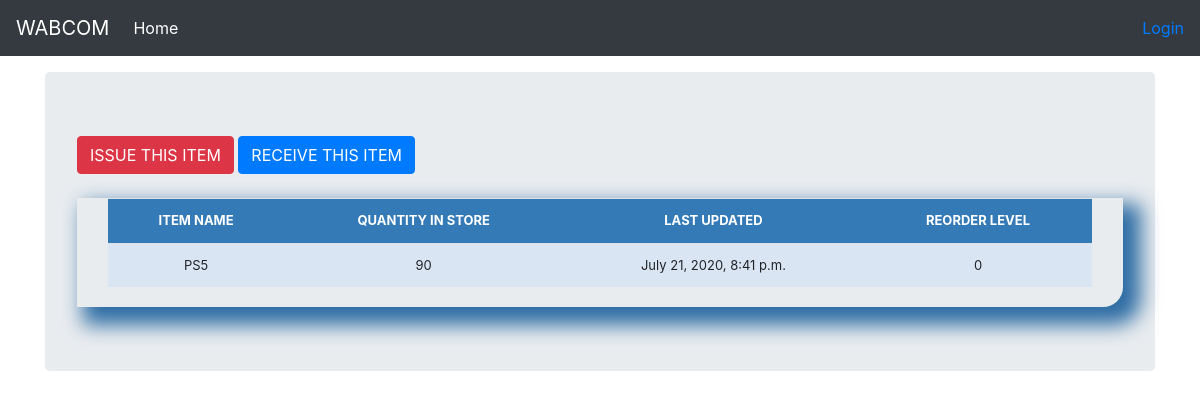
The page /stock_detail/8/ on the database its author committed.
### stockmgmgt/models.py (models this page shows, shortened)
class Stock(models.Model):
    category = models.CharField(max_length=50, blank=True, null=True)
    item_name = models.CharField(max_length=50, blank=True, null=True)
    quantity = models.IntegerField(default='0', blank=True, null=True)
    receive_quantity = models.IntegerField(default='0', blank=True, null=True)
    receive_by = models.CharField(max_length=50, blank=True, null=True)
    issue_quantity = models.IntegerField(default='0', blank=True, null=True)
    issue_by = models.CharField(max_length=50, blank=True, null=True)
    issue_to =  models.CharField(max_length=50, blank=True, null=True)
    phone_number =  models.CharField(max_length=50, blank=True, null=True)
    created_by =  models.CharField(max_length=50, blank=True, null=True)
    reorder_level = models.IntegerField(default='0', blank=True, null=True)
    last_updated = models.DateTimeField(auto_now_add=False,auto_now=True)
    timestamp = models.DateTimeField(auto_now_add=True,auto_now=False)
    export_to_CSV = models.BooleanField(default=False)

### stockmgmgt/views.py (the view)
# urls.py: path('stock_detail/<str:pk>/', views.stock_detail, name="stock_detail"),
def stock_detail(request, pk):
	queryset = Stock.objects.get(id=pk)
	context = {
		"queryset": queryset,
	}
	return render(request, "stock_detail.html", context)

### stockmgmgt/templates/stock_detail.html (shortened to what this page needs)
{% load static %}
{% load crispy_forms_tags %}
<!DOCTYPE html>
<html lang="en">
  <head>
<link rel="stylesheet" href="{% static 'css/bootstrap.min.css' %}">
    <link href="navbar-top-fixed.css" rel="stylesheet">
    <link rel="stylesheet" href="{% static 'css/navbar-top-fixed.css' %}">
  </head>
  <body>
    <nav class="navbar navbar-expand-md navbar-dark fixed-top bg-dark">
  <a class="navbar-brand" href="/">WABCOM</a>
  <div class="collapse navbar-collapse" id="navbarCollapse">
    <ul class="navbar-nav mr-auto">
        <li class="nav-item active">
            <a class="nav-link" href="/">Home <span class="sr-only">(current)</span></a>
          </li>
    </ul>
    <ul class="navbar-nav">
      {% if request.user.is_authenticated %}
      <li><a href="/accounts/logout"><button class="btn btn-danger">{{ user }} | Logout</button></a></li>
      {% else %}
      <li><a href="/accounts/login">Login</a></li>
      {% endif %}
  </ul>
  </div>
</nav>
<main role="main" class="container">
  <div class="jumbotron">
      <a href="{% url 'issue_items' queryset.id %}"><div class='btn btn-danger'>ISSUE THIS ITEM</div></a>
      <a href="{% url 'receive_items' queryset.id %}"><div class='btn btn-primary'>RECEIVE THIS ITEM</div></a>
            <br><br>
            <div class="display_table">
              <table class='table'>
                      <tr>
                        <th>ITEM NAME</th>
                        <th>QUANTITY IN STORE</th>
                        <th>LAST UPDATED</th>
                        <th>REORDER LEVEL</th>
                      </tr>
                      <tr>
                        <td>{{queryset.item_name}}</td>
                        <td>{{queryset.quantity}}</td>
                        <td>{{queryset.last_updated}}</td>
                        <td>{{queryset.reorder_level}}</td>
                      </tr>
              </table>
            </div>
  </div>
</main>
      </body>
</html>

### stockmgmgt/static/css/navbar-top-fixed.css (style rules this page uses)
body { min-height: 75rem; padding-top: 4.5rem; }

### stockmgmgt/templates/stock_detail.html (style rules this page uses)
.table { font-size: 13px; text-align: center; width: 95%; margin: auto; }
.table tr:nth-child(odd) { background: #B8CAE4 }
.table tr:nth-child(even) { background: #dae5f4 }
th { background-color: #337ab7; color: white; }
.display_table { border-bottom-right-radius: 20px; padding-left: 5px; padding-right: 5px; padding-bottom: 20px; box-shadow: 12px 12px 20px 6px #2e6da4; }

### rows shown on the page
Stock: item_name "PS5", quantity "90", last_updated "July 21, 2020, 8:41 p.m.", reorder_level "0"
